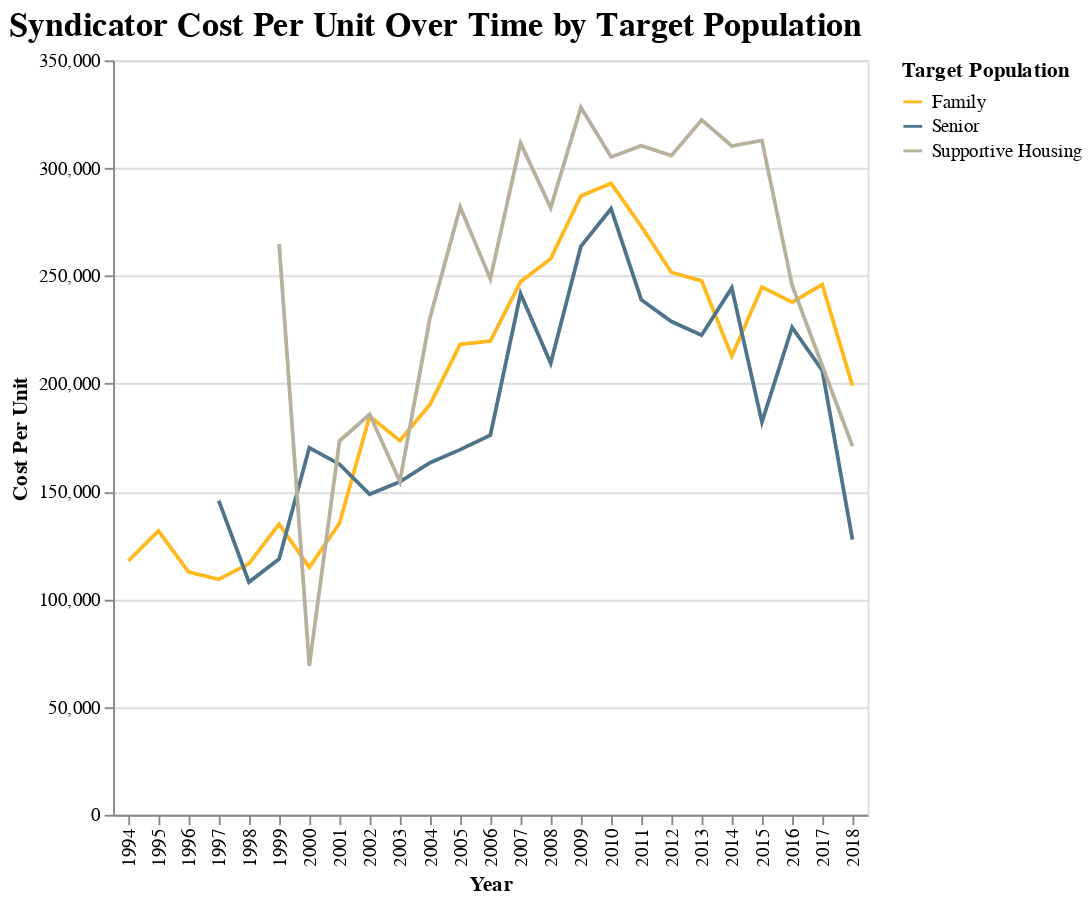

The notebook cell this image was saved under:
### Code cell
alt.Chart(matches_target_pop).mark_line().encode(
    x='Year',
    y='Cost Per Unit',
    color="Target Population"
).configure(background="#ffffff").configure_legend().properties(
    title={
      "text": ["Syndicator Cost Per Unit Over Time by Target Population"]})

### Figure 1 — Vega-Lite specification as saved in the notebook (floating-point values rounded to 4 significant figures)
{"width": 400, "height": 400, "config": {"title": {"fontSize": 18, "font": "Veranda Regular", "anchor": "start", "fontColor": "#000000"}, "range": {"category": ["#FFB81D", "#4E748B", "#B7B09D"], "diverging": ["#FFB81D", "#4E748B", "#B7B09D"]}, "legend": {"labelFont": "Veranda Regular", "labelLimit": 0}, "background": "#ffffff"}, "data": {"name": "data-ea9fbf68bcb4f18bf55c7583e9e76e94"}, "mark": "line", "encoding": {"color": {"type": "nominal", "field": "Target Population"}, "x": {"type": "nominal", "field": "Year"}, "y": {"type": "quantitative", "field": "Cost Per Unit"}}, "title": {"text": ["Syndicator Cost Per Unit Over Time by Target Population"]}, "$schema": "https://vega.github.io/schema/vega-lite/v4.0.2.json", "datasets": {"data-ea9fbf68bcb4f18bf55c7583e9e76e94": [{"Year": "1994", "Target Population": "Family", "yr_pis": 1995.0, "units_n": 195.0, "units_li": null, "units_ot": null, "Number of Sources": 1.0, "totalcost": 13310000.0, "id": 368.0, "yr_pis_y": 1995.0, "n_units": 195.0, "li_units": 194.0, "type": 1.0, "credit": 2.0, "bond": 2.0, "con_stdate_PIS": 1993.0, "totalcost_adj": 22960000.0, "Cost Per Unit": 117700.0}, {"Year": "1995", "Target Population": "Family", "yr_pis": 1996.0, "units_n": 96.0, "units_li": null, "units_ot": null, "Number of Sources": 2.5, "totalcost": 8052000.0, "id": 2372.0, "yr_pis_y": 1996.0, "n_units": 96.0, "li_units": 96.0, "type": 1.0, "credit": 2.0, "bond": 2.0, "con_stdate_PIS": 1994.0, "totalcost_adj": 13510000.0, "Cost Per Unit": 131700.0}, {"Year": "1996", "Target Population": "Family", "yr_pis": 1997.0, "units_n": 78.0, "units_li": null, "units_ot": null, "Number of Sources": 1.5, "totalcost": 6124000.0, "id": 846.5, "yr_pis_y": 1997.0, "n_units": 78.0, "li_units": 77.5, "type": 1.0, "credit": 2.0, "bond": 2.0, "con_stdate_PIS": 1995.0, "totalcost_adj": 9979000.0, "Cost Per Unit": 112600.0}, {"Year": "1997", "Target Population": "Family", "yr_pis": 1998.0, "units_n": 182.0, "units_li": null, "units_ot": null, "Number of Sources": 2.0, "totalcost": 12480000.0, "id": 1105.0, "yr_pis_y": 1998.0, "n_units": 182.0, "li_units": 182.0, "type": null, "credit": 2.0, "bond": 2.0, "con_stdate_PIS": 1996.0, "totalcost_adj": 19880000.0, "Cost Per Unit": 109200.0}, {"Year": "1997", "Target Population": "Senior", "yr_pis": 1998.0, "units_n": 91.0, "units_li": null, "units_ot": null, "Number of Sources": 2.0, "totalcost": 8326000.0, "id": 1104.0, "yr_pis_y": 1998.0, "n_units": 91.0, "li_units": 90.0, "type": 2.0, "credit": 2.0, "bond": 2.0, "con_stdate_PIS": 1996.0, "totalcost_adj": 13260000.0, "Cost Per Unit": 145700.0}, {"Year": "1998", "Target Population": "Family", "yr_pis": 2000.0, "units_n": 86.4, "units_li": null, "units_ot": null, "Number of Sources": 2.5, "totalcost": 6590000.0, "id": 2067.0, "yr_pis_y": 1999.0, "n_units": 86.4, "li_units": 73.0, "type": 1.0, "credit": 2.0, "bond": 2.0, "con_stdate_PIS": 1998.0, "totalcost_adj": 10340000.0, "Cost Per Unit": 116500.0}, {"Year": "1998", "Target Population": "Senior", "yr_pis": 1999.0, "units_n": 65.0, "units_li": null, "units_ot": null, "Number of Sources": 2.5, "totalcost": 4479000.0, "id": 374.0, "yr_pis_y": 1998.0, "n_units": 63.0, "li_units": 62.5, "type": 1.0, "credit": 2.0, "bond": 2.0, "con_stdate_PIS": 1997.0, "totalcost_adj": 7025000.0, "Cost Per Unit": 107900.0}, {"Year": "1999", "Target Population": "Family", "yr_pis": 2000.0, "units_n": 91.0, "units_li": null, "units_ot": null, "Number of Sources": 1.667, "totalcost": 7887000.0, "id": 939.7, "yr_pis_y": 2000.0, "n_units": 91.0, "li_units": 90.33, "type": 1.0, "credit": 2.0, "bond": 2.0, "con_stdate_PIS": 1998.0, "totalcost_adj": 12100000.0, "Cost Per Unit": 134800.0}, {"Year": "1999", "Target Population": "Senior", "yr_pis": 2000.0, "units_n": 56.5, "units_li": null, "units_ot": null, "Number of Sources": 2.5, "totalcost": 4298000.0, "id": 1351.0, "yr_pis_y": 1999.0, "n_units": 56.0, "li_units": 56.0, "type": 1.0, "credit": 2.0, "bond": 2.0, "con_stdate_PIS": 1998.0, "totalcost_adj": 6595000.0, "Cost Per Unit": 118700.0}, {"Year": "1999", "Target Population": "Supportive Housing", "yr_pis": 2001.0, "units_n": 40.0, "units_li": null, "units_ot": null, "Number of Sources": 2.0, "totalcost": 6904000.0, "id": 1372.0, "yr_pis_y": 2001.0, "n_units": 40.0, "li_units": 40.0, "type": 2.0, "credit": 2.0, "bond": 2.0, "con_stdate_PIS": 1999.0, "totalcost_adj": 10590000.0, "Cost Per Unit": 264900.0}, {"Year": "2000", "Target Population": "Family", "yr_pis": 2001.0, "units_n": 95.0, "units_li": null, "units_ot": null, "Number of Sources": 1.833, "totalcost": 6996000.0, "id": 1741.0, "yr_pis_y": 2001.0, "n_units": 95.57, "li_units": 74.57, "type": 1.167, "credit": 2.0, "bond": 2.0, "con_stdate_PIS": 1999.0, "totalcost_adj": 10390000.0, "Cost Per Unit": 114700.0}, {"Year": "2000", "Target Population": "Senior", "yr_pis": 2001.0, "units_n": 59.67, "units_li": null, "units_ot": null, "Number of Sources": 2.833, "totalcost": 7229000.0, "id": 1526.0, "yr_pis_y": 2001.0, "n_units": 59.67, "li_units": 59.0, "type": 1.333, "credit": 2.0, "bond": 2.0, "con_stdate_PIS": 1999.0, "totalcost_adj": 10730000.0, "Cost Per Unit": 170300.0}, {"Year": "2000", "Target Population": "Supportive Housing", "yr_pis": 2001.0, "units_n": 35.0, "units_li": null, "units_ot": null, "Number of Sources": 1.0, "totalcost": 1628000.0, "id": 4482.0, "yr_pis_y": 2001.0, "n_units": 34.0, "li_units": 34.0, "type": 2.0, "credit": 2.0, "bond": 2.0, "con_stdate_PIS": 1999.0, "totalcost_adj": 2417000.0, "Cost Per Unit": 69040.0}, {"Year": "2001", "Target Population": "Family", "yr_pis": 2002.0, "units_n": 78.0, "units_li": null, "units_ot": null, "Number of Sources": 2.167, "totalcost": 8334000.0, "id": 1233.0, "yr_pis_y": 2002.0, "n_units": 78.0, "li_units": 65.14, "type": 1.0, "credit": 2.0, "bond": 2.0, "con_stdate_PIS": 2000.0, "totalcost_adj": 12030000.0, "Cost Per Unit": 135200.0}, {"Year": "2001", "Target Population": "Senior", "yr_pis": 2002.0, "units_n": 58.4, "units_li": null, "units_ot": null, "Number of Sources": 2.8, "totalcost": 6647000.0, "id": 1127.0, "yr_pis_y": 2002.0, "n_units": 58.4, "li_units": 58.2, "type": 1.0, "credit": 2.0, "bond": 2.0, "con_stdate_PIS": 2000.0, "totalcost_adj": 9596000.0, "Cost Per Unit": 162600.0}, {"Year": "2001", "Target Population": "Supportive Housing", "yr_pis": 2002.0, "units_n": 43.67, "units_li": null, "units_ot": null, "Number of Sources": 2.0, "totalcost": 4190000.0, "id": 1375.0, "yr_pis_y": 2002.0, "n_units": 43.67, "li_units": 43.67, "type": 1.333, "credit": 2.0, "bond": 2.0, "con_stdate_PIS": 2000.0, "totalcost_adj": 6049000.0, "Cost Per Unit": 173400.0}, {"Year": "2002", "Target Population": "Family", "yr_pis": 2003.0, "units_n": 65.75, "units_li": null, "units_ot": null, "Number of Sources": 2.737, "totalcost": 8707000.0, "id": 1426.0, "yr_pis_y": 2003.0, "n_units": 65.85, "li_units": 63.0, "type": 1.263, "credit": 2.0, "bond": 1.95, "con_stdate_PIS": 2001.0, "totalcost_adj": 12370000.0, "Cost Per Unit": 184900.0}, {"Year": "2002", "Target Population": "Senior", "yr_pis": 2003.0, "units_n": 76.45, "units_li": null, "units_ot": null, "Number of Sources": 2.545, "totalcost": 8006000.0, "id": 2466.0, "yr_pis_y": 2003.0, "n_units": 76.45, "li_units": 72.78, "type": 1.182, "credit": 2.0, "bond": 2.0, "con_stdate_PIS": 2001.0, "totalcost_adj": 11380000.0, "Cost Per Unit": 148700.0}, {"Year": "2002", "Target Population": "Supportive Housing", "yr_pis": 2004.0, "units_n": 36.0, "units_li": null, "units_ot": null, "Number of Sources": null, "totalcost": 4706000.0, "id": 2936.0, "yr_pis_y": 2003.0, "n_units": 36.0, "li_units": 35.0, "type": 1.0, "credit": 2.0, "bond": 2.0, "con_stdate_PIS": 2002.0, "totalcost_adj": 6688000.0, "Cost Per Unit": 185800.0}, {"Year": "2003", "Target Population": "Family", "yr_pis": 2004.0, "units_n": 62.19, "units_li": null, "units_ot": null, "Number of Sources": 2.135, "totalcost": 6895000.0, "id": 1090.0, "yr_pis_y": 2004.0, "n_units": 62.24, "li_units": 60.04, "type": 1.204, "credit": 2.0, "bond": 2.0, "con_stdate_PIS": 2002.0, "totalcost_adj": 9580000.0, "Cost Per Unit": 173500.0}, {"Year": "2003", "Target Population": "Senior", "yr_pis": 2004.0, "units_n": 75.94, "units_li": null, "units_ot": null, "Number of Sources": 2.235, "totalcost": 8112000.0, "id": 2343.0, "yr_pis_y": 2004.0, "n_units": 75.89, "li_units": 73.0, "type": 1.176, "credit": 2.0, "bond": 2.0, "con_stdate_PIS": 2002.0, "totalcost_adj": 11270000.0, "Cost Per Unit": 154500.0}, {"Year": "2003", "Target Population": "Supportive Housing", "yr_pis": 2004.0, "units_n": 103.2, "units_li": null, "units_ot": null, "Number of Sources": 2.75, "totalcost": 11080000.0, "id": 1426.0, "yr_pis_y": 2004.0, "n_units": 102.8, "li_units": 102.0, "type": 1.5, "credit": 2.0, "bond": 2.0, "con_stdate_PIS": 2002.0, "totalcost_adj": 15400000.0, "Cost Per Unit": 154600.0}, {"Year": "2004", "Target Population": "Family", "yr_pis": 2005.0, "units_n": 72.88, "units_li": null, "units_ot": null, "Number of Sources": 2.203, "totalcost": 9534000.0, "id": 1713.0, "yr_pis_y": 2005.0, "n_units": 72.85, "li_units": 66.8, "type": 1.2, "credit": 2.0, "bond": 1.974, "con_stdate_PIS": 2003.0, "totalcost_adj": 12900000.0, "Cost Per Unit": 190400.0}, {"Year": "2004", "Target Population": "Senior", "yr_pis": 2005.0, "units_n": 71.25, "units_li": null, "units_ot": null, "Number of Sources": 2.2, "totalcost": 7598000.0, "id": 1932.0, "yr_pis_y": 2005.0, "n_units": 71.25, "li_units": 67.21, "type": 1.25, "credit": 2.0, "bond": 2.0, "con_stdate_PIS": 2003.0, "totalcost_adj": 10280000.0, "Cost Per Unit": 163300.0}, {"Year": "2004", "Target Population": "Supportive Housing", "yr_pis": 2005.0, "units_n": 36.25, "units_li": null, "units_ot": null, "Number of Sources": 3.417, "totalcost": 6354000.0, "id": 1511.0, "yr_pis_y": 2005.0, "n_units": 36.08, "li_units": 35.58, "type": 1.25, "credit": 2.0, "bond": 2.0, "con_stdate_PIS": 2003.0, "totalcost_adj": 8599000.0, "Cost Per Unit": 230600.0}, {"Year": "2005", "Target Population": "Family", "yr_pis": 2006.0, "units_n": 65.29, "units_li": null, "units_ot": null, "Number of Sources": 2.674, "totalcost": 9818000.0, "id": 2058.0, "yr_pis_y": 2006.0, "n_units": 65.43, "li_units": 61.92, "type": 1.208, "credit": 2.0, "bond": 1.964, "con_stdate_PIS": 2004.0, "totalcost_adj": 12850000.0, "Cost Per Unit": 218200.0}, {"Year": "2005", "Target Population": "Senior", "yr_pis": 2006.0, "units_n": 89.16, "units_li": null, "units_ot": null, "Number of Sources": 2.262, "totalcost": 10430000.0, "id": 2112.0, "yr_pis_y": 2006.0, "n_units": 89.2, "li_units": 83.68, "type": 1.222, "credit": 2.0, "bond": 1.974, "con_stdate_PIS": 2004.0, "totalcost_adj": 13650000.0, "Cost Per Unit": 169400.0}, {"Year": "2005", "Target Population": "Supportive Housing", "yr_pis": 2006.0, "units_n": 36.55, "units_li": null, "units_ot": null, "Number of Sources": 3.091, "totalcost": 7091000.0, "id": 1628.0, "yr_pis_y": 2006.0, "n_units": 36.27, "li_units": 35.55, "type": 1.273, "credit": 2.0, "bond": 2.0, "con_stdate_PIS": 2004.0, "totalcost_adj": 9282000.0, "Cost Per Unit": 281900.0}, {"Year": "2006", "Target Population": "Family", "yr_pis": 2007.0, "units_n": 74.9, "units_li": null, "units_ot": null, "Number of Sources": 2.494, "totalcost": 11070000.0, "id": 2242.0, "yr_pis_y": 2007.0, "n_units": 74.83, "li_units": 72.08, "type": 1.198, "credit": 2.0, "bond": 1.988, "con_stdate_PIS": 2005.0, "totalcost_adj": 14040000.0, "Cost Per Unit": 219800.0}, {"Year": "2006", "Target Population": "Senior", "yr_pis": 2007.0, "units_n": 57.54, "units_li": null, "units_ot": null, "Number of Sources": 2.382, "totalcost": 7769000.0, "id": 1838.0, "yr_pis_y": 2007.0, "n_units": 57.51, "li_units": 52.54, "type": 1.059, "credit": 2.0, "bond": 2.0, "con_stdate_PIS": 2005.0, "totalcost_adj": 9852000.0, "Cost Per Unit": 176100.0}, {"Year": "2006", "Target Population": "Supportive Housing", "yr_pis": 2007.0, "units_n": 56.38, "units_li": null, "units_ot": null, "Number of Sources": 4.143, "totalcost": 11690000.0, "id": 1890.0, "yr_pis_y": 2007.0, "n_units": 56.25, "li_units": 55.75, "type": 1.375, "credit": 2.0, "bond": 2.0, "con_stdate_PIS": 2005.0, "totalcost_adj": 14820000.0, "Cost Per Unit": 248600.0}, {"Year": "2007", "Target Population": "Family", "yr_pis": 2008.0, "units_n": 70.6, "units_li": null, "units_ot": null, "Number of Sources": 3.207, "totalcost": 12380000.0, "id": 2780.0, "yr_pis_y": 2008.0, "n_units": 70.49, "li_units": 56.32, "type": 1.229, "credit": 2.0, "bond": 1.956, "con_stdate_PIS": 2006.0, "totalcost_adj": 15270000.0, "Cost Per Unit": 247300.0}, {"Year": "2007", "Target Population": "Senior", "yr_pis": 2008.0, "units_n": 68.4, "units_li": null, "units_ot": null, "Number of Sources": 3.65, "totalcost": 12930000.0, "id": 3446.0, "yr_pis_y": 2008.0, "n_units": 68.32, "li_units": 59.4, "type": 1.24, "credit": 2.0, "bond": 1.87, "con_stdate_PIS": 2006.0, "totalcost_adj": 15950000.0, "Cost Per Unit": 241700.0}, {"Year": "2007", "Target Population": "Supportive Housing", "yr_pis": 2008.0, "units_n": 37.5, "units_li": null, "units_ot": null, "Number of Sources": 2.333, "totalcost": 8811000.0, "id": 2220.0, "yr_pis_y": 2008.0, "n_units": 37.33, "li_units": 35.92, "type": 1.5, "credit": 2.0, "bond": 2.0, "con_stdate_PIS": 2006.0, "totalcost_adj": 10860000.0, "Cost Per Unit": 311600.0}, {"Year": "2008", "Target Population": "Family", "yr_pis": 2009.0, "units_n": 68.89, "units_li": null, "units_ot": null, "Number of Sources": 3.682, "totalcost": 13990000.0, "id": 4251.0, "yr_pis_y": 2009.0, "n_units": 68.64, "li_units": 58.81, "type": 1.137, "credit": 2.0, "bond": 2.0, "con_stdate_PIS": 2007.0, "totalcost_adj": 16610000.0, "Cost Per Unit": 258000.0}, {"Year": "2008", "Target Population": "Senior", "yr_pis": 2009.0, "units_n": 80.09, "units_li": null, "units_ot": null, "Number of Sources": 3.474, "totalcost": 13590000.0, "id": 3901.0, "yr_pis_y": 2009.0, "n_units": 80.35, "li_units": 70.41, "type": 1.478, "credit": 2.0, "bond": 1.952, "con_stdate_PIS": 2007.0, "totalcost_adj": 16130000.0, "Cost Per Unit": 209500.0}, {"Year": "2008", "Target Population": "Supportive Housing", "yr_pis": 2009.0, "units_n": 58.33, "units_li": null, "units_ot": null, "Number of Sources": 3.091, "totalcost": 12780000.0, "id": 3107.0, "yr_pis_y": 2009.0, "n_units": 58.08, "li_units": 57.58, "type": 1.167, "credit": 2.0, "bond": 1.917, "con_stdate_PIS": 2007.0, "totalcost_adj": 15170000.0, "Cost Per Unit": 281600.0}, {"Year": "2009", "Target Population": "Family", "yr_pis": 2010.0, "units_n": 79.12, "units_li": null, "units_ot": null, "Number of Sources": 2.905, "totalcost": 17580000.0, "id": 4229.0, "yr_pis_y": 2010.0, "n_units": 79.0, "li_units": 69.54, "type": 1.225, "credit": 2.0, "bond": 2.0, "con_stdate_PIS": 2008.0, "totalcost_adj": 20950000.0, "Cost Per Unit": 287100.0}, {"Year": "2009", "Target Population": "Senior", "yr_pis": 2010.0, "units_n": 59.91, "units_li": null, "units_ot": null, "Number of Sources": 2.923, "totalcost": 13970000.0, "id": 3626.0, "yr_pis_y": 2010.0, "n_units": 59.65, "li_units": 56.04, "type": 1.045, "credit": 2.0, "bond": 2.0, "con_stdate_PIS": 2008.0, "totalcost_adj": 16640000.0, "Cost Per Unit": 263700.0}, {"Year": "2009", "Target Population": "Supportive Housing", "yr_pis": 2010.0, "units_n": 48.67, "units_li": null, "units_ot": null, "Number of Sources": 4.0, "totalcost": 10820000.0, "id": 2300.0, "yr_pis_y": 2010.0, "n_units": 48.67, "li_units": 48.33, "type": 1.0, "credit": 2.0, "bond": 2.0, "con_stdate_PIS": 2008.0, "totalcost_adj": 12900000.0, "Cost Per Unit": 328200.0}, {"Year": "2010", "Target Population": "Family", "yr_pis": 2011.0, "units_n": 62.45, "units_li": null, "units_ot": null, "Number of Sources": 2.71, "totalcost": 14230000.0, "id": 3845.0, "yr_pis_y": 2011.0, "n_units": 62.2, "li_units": 56.33, "type": 1.17, "credit": 2.0, "bond": 1.932, "con_stdate_PIS": 2009.0, "totalcost_adj": 16690000.0, "Cost Per Unit": 293000.0}, {"Year": "2010", "Target Population": "Senior", "yr_pis": 2011.0, "units_n": 64.69, "units_li": null, "units_ot": null, "Number of Sources": 3.6, "totalcost": 15690000.0, "id": 4168.0, "yr_pis_y": 2011.0, "n_units": 64.62, "li_units": 62.31, "type": 1.067, "credit": 2.0, "bond": 2.0, "con_stdate_PIS": 2009.0, "totalcost_adj": 18400000.0, "Cost Per Unit": 281200.0}, {"Year": "2010", "Target Population": "Supportive Housing", "yr_pis": 2012.0, "units_n": 66.89, "units_li": null, "units_ot": null, "Number of Sources": 3.0, "totalcost": 17880000.0, "id": 2887.0, "yr_pis_y": 2011.0, "n_units": 66.22, "li_units": 63.33, "type": 1.222, "credit": 2.0, "bond": 1.778, "con_stdate_PIS": 2010.0, "totalcost_adj": 20960000.0, "Cost Per Unit": 305100.0}, {"Year": "2011", "Target Population": "Family", "yr_pis": 2012.0, "units_n": 58.83, "units_li": null, "units_ot": null, "Number of Sources": 2.486, "totalcost": 13530000.0, "id": 3332.0, "yr_pis_y": 2012.0, "n_units": 58.81, "li_units": 53.93, "type": 1.357, "credit": 2.0, "bond": 2.0, "con_stdate_PIS": 2010.0, "totalcost_adj": 15370000.0, "Cost Per Unit": 273100.0}, {"Year": "2011", "Target Population": "Senior", "yr_pis": 2012.0, "units_n": 60.93, "units_li": null, "units_ot": null, "Number of Sources": 2.625, "totalcost": 13150000.0, "id": 4559.0, "yr_pis_y": 2012.0, "n_units": 60.43, "li_units": 52.64, "type": 1.231, "credit": 2.0, "bond": 2.0, "con_stdate_PIS": 2010.0, "totalcost_adj": 14940000.0, "Cost Per Unit": 239000.0}, {"Year": "2011", "Target Population": "Supportive Housing", "yr_pis": 2012.0, "units_n": 70.0, "units_li": null, "units_ot": null, "Number of Sources": 3.25, "totalcost": 20120000.0, "id": 2795.0, "yr_pis_y": 2012.0, "n_units": 69.12, "li_units": 68.38, "type": 1.5, "credit": 2.0, "bond": 2.0, "con_stdate_PIS": 2010.0, "totalcost_adj": 22860000.0, "Cost Per Unit": 310400.0}, {"Year": "2012", "Target Population": "Family", "yr_pis": 2013.0, "units_n": 59.16, "units_li": 71.5, "units_ot": 0.5, "Number of Sources": 2.615, "totalcost": 12600000.0, "id": 3757.0, "yr_pis_y": 2013.0, "n_units": 59.25, "li_units": 52.75, "type": 1.308, "credit": 2.0, "bond": 1.972, "con_stdate_PIS": 2011.0, "totalcost_adj": 14030000.0, "Cost Per Unit": 251600.0}, {"Year": "2012", "Target Population": "Senior", "yr_pis": 2013.0, "units_n": 68.87, "units_li": 44.0, "units_ot": 0.0, "Number of Sources": 2.125, "totalcost": 13410000.0, "id": 3535.0, "yr_pis_y": 2013.0, "n_units": 68.65, "li_units": 65.45, "type": 1.273, "credit": 2.0, "bond": 1.9, "con_stdate_PIS": 2011.0, "totalcost_adj": 14930000.0, "Cost Per Unit": 228800.0}, {"Year": "2012", "Target Population": "Supportive Housing", "yr_pis": 2013.0, "units_n": 58.55, "units_li": null, "units_ot": null, "Number of Sources": 3.75, "totalcost": 15990000.0, "id": 3292.0, "yr_pis_y": 2013.0, "n_units": 58.18, "li_units": 57.6, "type": 1.0, "credit": 2.0, "bond": 2.0, "con_stdate_PIS": 2011.0, "totalcost_adj": 17810000.0, "Cost Per Unit": 305800.0}, {"Year": "2013", "Target Population": "Family", "yr_pis": 2014.0, "units_n": 62.65, "units_li": 47.67, "units_ot": 1.333, "Number of Sources": 3.056, "totalcost": 13710000.0, "id": 2833.0, "yr_pis_y": 2014.0, "n_units": 62.56, "li_units": 58.63, "type": 1.204, "credit": 2.0, "bond": 1.957, "con_stdate_PIS": 2012.0, "totalcost_adj": 15050000.0, "Cost Per Unit": 247700.0}, {"Year": "2013", "Target Population": "Senior", "yr_pis": 2014.0, "units_n": 78.9, "units_li": 159.5, "units_ot": 0.5, "Number of Sources": 2.429, "totalcost": 14810000.0, "id": 3352.0, "yr_pis_y": 2014.0, "n_units": 78.86, "li_units": 70.38, "type": 1.222, "credit": 2.0, "bond": 2.0, "con_stdate_PIS": 2012.0, "totalcost_adj": 16260000.0, "Cost Per Unit": 222500.0}, {"Year": "2013", "Target Population": "Supportive Housing", "yr_pis": 2014.0, "units_n": 78.0, "units_li": null, "units_ot": null, "Number of Sources": 2.6, "totalcost": 16130000.0, "id": 2812.0, "yr_pis_y": 2014.0, "n_units": 78.2, "li_units": 77.8, "type": 1.5, "credit": 2.0, "bond": 2.0, "con_stdate_PIS": 2012.0, "totalcost_adj": 17710000.0, "Cost Per Unit": 322400.0}, {"Year": "2014", "Target Population": "Family", "yr_pis": 2015.0, "units_n": 61.52, "units_li": 53.83, "units_ot": 1.167, "Number of Sources": 3.333, "totalcost": 12200000.0, "id": 2947.0, "yr_pis_y": 2015.0, "n_units": 61.5, "li_units": 53.29, "type": 1.3, "credit": 2.0, "bond": 2.0, "con_stdate_PIS": 2013.0, "totalcost_adj": 13180000.0, "Cost Per Unit": 212700.0}, {"Year": "2014", "Target Population": "Senior", "yr_pis": 2015.0, "units_n": 64.94, "units_li": 40.0, "units_ot": 0.0, "Number of Sources": 3.5, "totalcost": 14570000.0, "id": 3356.0, "yr_pis_y": 2015.0, "n_units": 64.88, "li_units": 60.56, "type": 1.375, "credit": 2.0, "bond": 2.0, "con_stdate_PIS": 2013.0, "totalcost_adj": 15740000.0, "Cost Per Unit": 244400.0}, {"Year": "2014", "Target Population": "Supportive Housing", "yr_pis": 2015.0, "units_n": 54.14, "units_li": null, "units_ot": null, "Number of Sources": 3.167, "totalcost": 14940000.0, "id": 3214.0, "yr_pis_y": 2015.0, "n_units": 53.71, "li_units": 52.71, "type": 1.286, "credit": 2.0, "bond": 2.0, "con_stdate_PIS": 2013.0, "totalcost_adj": 16130000.0, "Cost Per Unit": 310300.0}, {"Year": "2015", "Target Population": "Family", "yr_pis": 2016.0, "units_n": 57.76, "units_li": 55.8, "units_ot": 2.133, "Number of Sources": 3.512, "totalcost": 12300000.0, "id": 2956.0, "yr_pis_y": 2016.0, "n_units": 57.71, "li_units": 54.02, "type": 1.295, "credit": 2.0, "bond": 2.0, "con_stdate_PIS": 2014.0, "totalcost_adj": 13270000.0, "Cost Per Unit": 244800.0}, {"Year": "2015", "Target Population": "Senior", "yr_pis": 2016.0, "units_n": 58.5, "units_li": 61.33, "units_ot": 1.667, "Number of Sources": 3.071, "totalcost": 9341000.0, "id": 2052.0, "yr_pis_y": 2016.0, "n_units": 58.67, "li_units": 52.35, "type": 1.5, "credit": 2.0, "bond": 2.0, "con_stdate_PIS": 2014.0, "totalcost_adj": 10080000.0, "Cost Per Unit": 182200.0}, {"Year": "2015", "Target Population": "Supportive Housing", "yr_pis": 2016.0, "units_n": 45.25, "units_li": null, "units_ot": null, "Number of Sources": 3.0, "totalcost": 13770000.0, "id": 4382.0, "yr_pis_y": 2016.0, "n_units": 44.5, "li_units": 44.0, "type": 1.25, "credit": 2.0, "bond": 2.0, "con_stdate_PIS": 2014.0, "totalcost_adj": 14850000.0, "Cost Per Unit": 312900.0}, {"Year": "2016", "Target Population": "Family", "yr_pis": 2017.0, "units_n": 50.51, "units_li": 48.15, "units_ot": 1.65, "Number of Sources": 3.306, "totalcost": 10980000.0, "id": 2059.0, "yr_pis_y": 2017.0, "n_units": 50.57, "li_units": 44.33, "type": 1.31, "credit": 2.0, "bond": 2.0, "con_stdate_PIS": 2015.0, "totalcost_adj": 11700000.0, "Cost Per Unit": 237900.0}, {"Year": "2016", "Target Population": "Senior", "yr_pis": 2017.0, "units_n": 65.75, "units_li": 48.0, "units_ot": 0.0, "Number of Sources": 2.364, "totalcost": 14410000.0, "id": 2828.0, "yr_pis_y": 2017.0, "n_units": 66.0, "li_units": 58.5, "type": 1.5, "credit": 2.0, "bond": 2.0, "con_stdate_PIS": 2015.0, "totalcost_adj": 15350000.0, "Cost Per Unit": 226100.0}, {"Year": "2016", "Target Population": "Supportive Housing", "yr_pis": 2017.0, "units_n": 41.5, "units_li": null, "units_ot": null, "Number of Sources": 3.0, "totalcost": 9885000.0, "id": 2944.0, "yr_pis_y": 2016.0, "n_units": 41.5, "li_units": 35.5, "type": 1.25, "credit": 2.0, "bond": null, "con_stdate_PIS": 2015.0, "totalcost_adj": 10530000.0, "Cost Per Unit": 245500.0}, {"Year": "2017", "Target Population": "Family", "yr_pis": 2018.0, "units_n": 55.64, "units_li": 58.22, "units_ot": 1.667, "Number of Sources": 3.739, "totalcost": 13120000.0, "id": 2292.0, "yr_pis_y": 2018.0, "n_units": 55.76, "li_units": 50.33, "type": 1.263, "credit": 2.0, "bond": 2.0, "con_stdate_PIS": 2016.0, "totalcost_adj": 13680000.0, "Cost Per Unit": 245900.0}, {"Year": "2017", "Target Population": "Senior", "yr_pis": 2018.0, "units_n": 67.56, "units_li": 39.5, "units_ot": 0.0, "Number of Sources": 4.714, "totalcost": 14200000.0, "id": 2886.0, "yr_pis_y": 2018.0, "n_units": 66.33, "li_units": 53.57, "type": 1.857, "credit": 2.0, "bond": 2.0, "con_stdate_PIS": 2016.0, "totalcost_adj": 14810000.0, "Cost Per Unit": 206100.0}, {"Year": "2018", "Target Population": "Family", "yr_pis": 2018.0, "units_n": 58.0, "units_li": null, "units_ot": null, "Number of Sources": 1.5, "totalcost": 10810000.0, "id": 4002.0, "yr_pis_y": 2018.0, "n_units": 60.33, "li_units": 47.0, "type": 1.0, "credit": 2.0, "bond": null, "con_stdate_PIS": 2016.0, "totalcost_adj": 11010000.0, "Cost Per Unit": 199000.0}, {"Year": "2018", "Target Population": "Senior", "yr_pis": 2018.0, "units_n": 48.0, "units_li": null, "units_ot": null, "Number of Sources": 1.0, "totalcost": 6019000.0, "id": 1094.0, "yr_pis_y": 2019.0, "n_units": 48.0, "li_units": null, "type": null, "credit": 2.0, "bond": null, "con_stdate_PIS": 2016.0, "totalcost_adj": 6128000.0, "Cost Per Unit": 127700.0}, {"Year": "2018", "Target Population": "Supportive Housing", "yr_pis": 2019.0, "units_n": 166.0, "units_li": null, "units_ot": null, "Number of Sources": 2.0, "totalcost": 27880000.0, "id": 2526.0, "yr_pis_y": 2019.0, "n_units": 166.0, "li_units": null, "type": null, "credit": 2.0, "bond": null, "con_stdate_PIS": 2017.0, "totalcost_adj": 28390000.0, "Cost Per Unit": 171000.0}]}}
